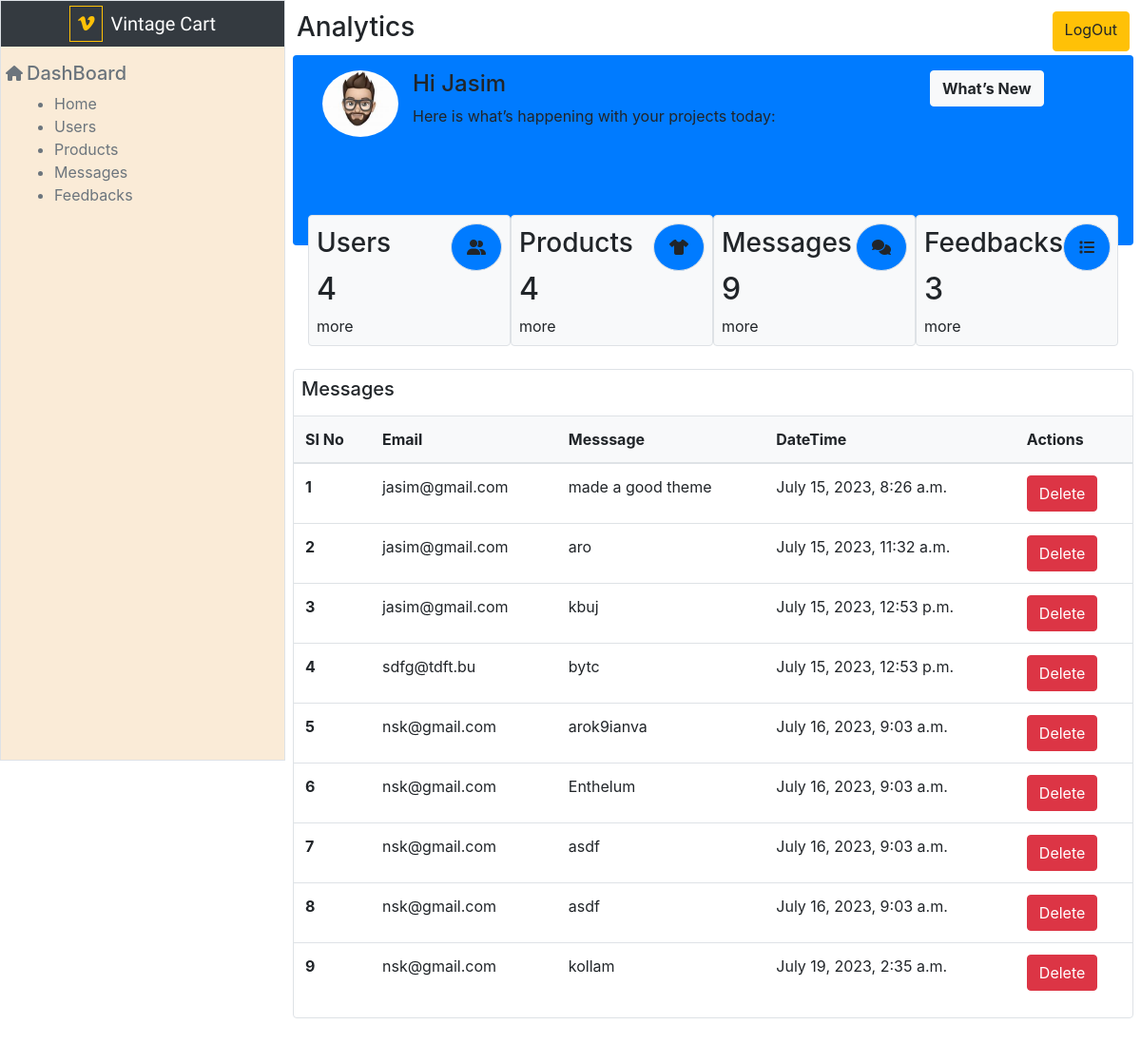
The app's page /admn/messages/ (signed in) with its own data.
### sellers/models.py (models this page shows)
class MessageModel(models.Model):
    email = models.EmailField()
    message = models.TextField(max_length=500)
    datetime = models.DateTimeField(default=timezone.now())

### staff/views.py (the view)
# urls.py: path('messages/', AdmMsgView.as_view(), name= 'admM'),
@method_decorator(adminOnly, name="dispatch")
class AdmMsgView(TemplateView):
    template_name = 'admin_M.html'

### staff/context_processor.py (called while the page is built)
def fun(request):
        users = User.objects.all()
        pros = ClothModel.objects.all()
        msgs = MessageModel.objects.all()
        feeds = FeedbackModel.objects.all()
        reports = Report.objects.all()
        return {"users":users, "pros":pros, "msgs":msgs, "feeds":feeds, "reports":reports}

### staff/views.py (called while the page is built)
def adminOnly(fun):
    def inner(request, *args, **kwargs):
        if request.user.is_superuser:
            return fun(request, *args, **kwargs)
        else:
            messages.error(request, "U are a Fraud")
            return redirect("admn")
    return inner

### staff/templates/admin_M.html (shortened to what this page needs)
{% load static %}
<!doctype html>
<html lang="en">
  <head>
    <link rel="stylesheet" href="https://stackpath.bootstrapcdn.com/bootstrap/4.3.1/css/bootstrap.min.css">
  </head>
  <body>
    <div class="row m-0">
        <div class="col-md-3 border border-right p-0 vh-100" style="background-color: antiquewhite;">
          <a class="navbar-brand text-white bg-dark w-100 text-center mr-0" href="#"><i class="fa-brands fa-vimeo-v border border-warning p-2 mr-2 text-warning"></i>Vintage Cart</a>
          <div class="d-flex flex-column p-3">
            <div class="row text-secondary">
              <i class="fa-solid fa-house p-1"></i><h5 class="mr-2">DashBoard</h5>
            </div>
            <ul>
              <a href="{% url 'dash' %}"><li class="text-secondary">Home</li></a>
              <a href="{% url 'admU' %}"><li class="text-secondary">Users</li></a>
              <a href="{% url 'admP' %}"><li class="text-secondary">Products</li></a>
              <a href="{% url 'admM' %}"><li class="text-secondary">Messages</li></a>
              <a href="{% url 'admF' %}"><li class="text-secondary">Feedbacks</li></a>
            </ul>
          </div>
        </div>
        <div class="col p-0 col-md-9 pb-4">
            <div class="container-fluid p-2">
                <div class="row m-0 p-1 justify-content-between">
                    <h3>Analytics</h3>
                    <a href="{% url 'admLO' %}" class="btn btn-warning">LogOut</a>
                </div>
                <div class="row m-0 bg-primary p-3 rounded justify-content-between" style="height: 200px;">
                    <div class="row col-12 col-md-9 m-0">
                        <img src="{% static 'images/admin.jpeg' %}" alt="" width="80px" height="70px" class="rounded-circle">
                        <div class="col">
                            <h4>Hi Jasim</h4>
                            <p>Here is what’s happening with your projects today:</p>
                        </div>
                    </div>
                    <div class="col-md-3 d-none d-md-block">
                        <button class="btn btn-light font-weight-bold">What’s New</button>
                    </div>
                </div>
                <div class="p-3 d-flex justify-content-around flex-wrap position-relative mt-n5">
                    <div class="box px-1 p-2 border rounded bg-light  col-lg-3 mb-2" >
                        <div class=" d-flex justify-content-between align-items-center">
                            <h3>Users</h3>
                            <i class="fa-solid fa-user-group border p-3 rounded-circle bg-primary"></i>
                        </div>
                        <h2>{{users.count}}</h2>
                        <p class="m-0">more</p>
                    </div>
                    <div class="box px-1 p-2 border rounded bg-light col-lg-3 mb-2">
                        <div class="d-flex justify-content-between align-items-center">
                            <h3>Products</h3>
                            <i class="fa-solid fa-shirt border p-3 rounded-circle bg-primary"></i>
                        </div>
                        <h2>{{pros.count}}</h2>
                        <p class="m-0">more</p>
                    </div>
                    <div class="box px-1 p-2 border rounded bg-light col-lg-3 mb-2">
                        <div class="d-flex justify-content-between align-items-center">
                            <h3>Messages</h3>
                            <i class="fa-solid fa-comments border p-3 rounded-circle bg-primary"></i>
                        </div>
                        <h2>{{msgs.count}}</h2>
                        <p class="m-0">more</p>
                    </div>
                    <div class="box px-1 p-2 border rounded bg-light col-lg-3 mb-2">
                        <div class="d-flex justify-content-between align-items-center">
                            <h3>Feedbacks</h3>
                            <i class="fa-solid fa-list border p-3 rounded-circle bg-primary"></i>
                        </div>
                        <h2>{{feeds.count}}</h2>
                        <p class="m-0">more</p>
                    </div>
                </div>
                <div class="row m-0" id="message">
                    <div class="col-12 border rounded p-0">
                        <table class="table table-hover">
                            <h5 class="p-2">Messages</h5>
                            <thead class="bg-light">
                              <tr>
                                <th scope="col">SI No</th>
                                <th scope="col">Email</th>
                                <th scope="col">Messsage</th>
                                <th scope="col">DateTime</th>
                                <th>Actions</th>
                              </tr>
                            </thead>
                            <tbody>
                              {% for i in msgs %}
                              <tr>
                                <th scope="row">{{forloop.counter}}</th>
                                <td scope="row">{{i.email}}</td>
                                <td scope="row">{{i.message}}</td>
                                <td scope="row">{{i.datetime}}</td>
                                <td scope="row"><a href="{% url 'dltmsg' i.id %}" class="btn btn-danger">Delete</a>
                              </tr>
                              {% endfor %}
                            </tbody>
                          </table>
                    </div>
                </div>
            </div>
        </div>
    </div>
  </body>
</html>

### staff/templates/admin_M.html (style rules this page uses)
.navbar-brand { font-family: 'Satisfy', cursive; }

### records on screen
MessageModel: email "jasim@gmail.com", message "made a good theme", datetime "July 15, 2023, 8:26 a.m."
MessageModel: email "jasim@gmail.com", message "aro", datetime "July 15, 2023, 11:32 a.m."
MessageModel: email "jasim@gmail.com", message "kbuj", datetime "July 15, 2023, 12:53 p.m."
MessageModel: email "sdfg@tdft.bu", message "bytc", datetime "July 15, 2023, 12:53 p.m."
MessageModel: email "nsk@gmail.com", message "arok9ianva", datetime "July 16, 2023, 9:03 a.m."
MessageModel: email "nsk@gmail.com", message "Enthelum", datetime "July 16, 2023, 9:03 a.m."
MessageModel: email "nsk@gmail.com", message "asdf", datetime "July 16, 2023, 9:03 a.m."
MessageModel: email "nsk@gmail.com", message "asdf", datetime "July 16, 2023, 9:03 a.m."
MessageModel: email "nsk@gmail.com", message "kollam", datetime "July 19, 2023, 2:35 a.m."

### other values on screen
{{ users.count }} "4"
{{ pros.count }} "4"
{{ msgs.count }} "9"
{{ feeds.count }} "3"
